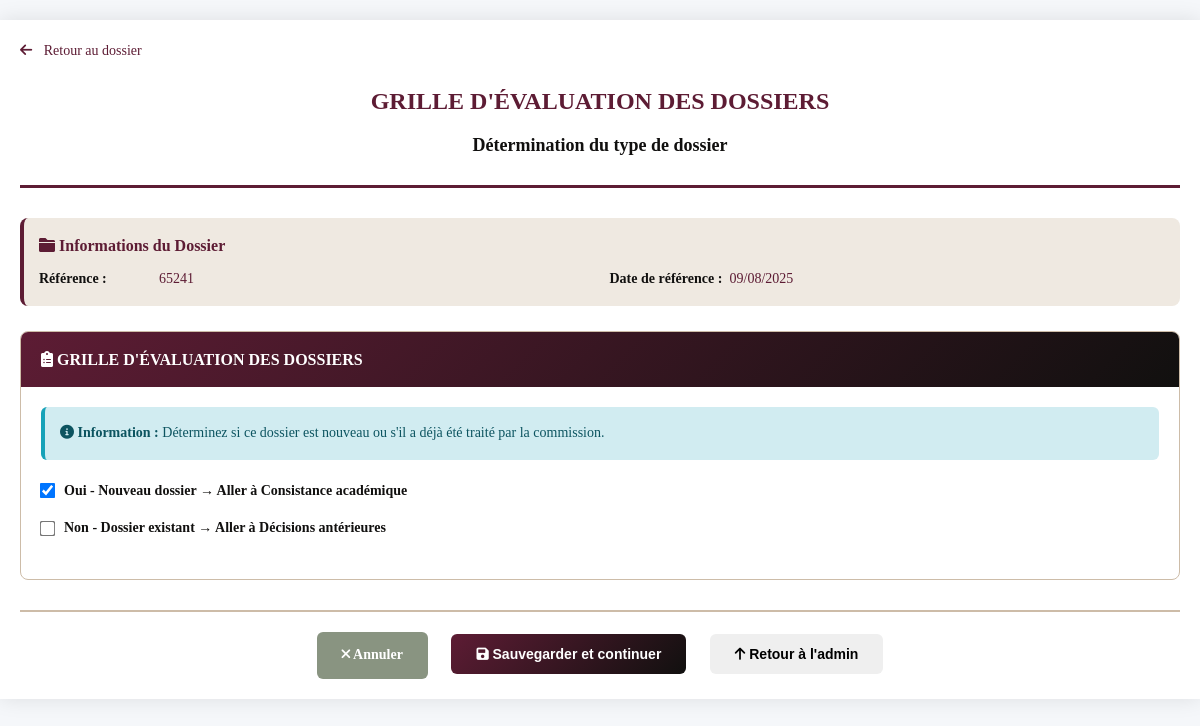
The page /dossiers/dossier/49/etat-dossier/ (signed in) on the database its author committed.
### dossiers/models.py (models this page shows, shortened)
class Dossier(models.Model):
    STATUT_CHOICES = [
        ('non_traite', 'Non traité'),
        ('en_cours', 'En cours'),
        ('traite', 'Traité'),
        ('archive', 'Archivé'),
    ]
    titre = models.CharField(max_length=255)
    description = models.TextField(blank=True)
    date_reception = models.DateField(auto_now_add=True)
    statut = models.CharField(max_length=20, choices=STATUT_CHOICES, default='non_traite')
    professeurs = models.ManyToManyField(settings.AUTH_USER_MODEL, related_name='dossiers_attribues', blank=True)

class EtatDossier(models.Model):
    candidat = models.OneToOneField(Candidat, on_delete=models.CASCADE, related_name='etat_dossier')
    est_nouveau_dossier = models.BooleanField(
        verbose_name="Nouveau dossier",
        help_text="Indique si c'est un nouveau dossier (Oui) ou un dossier déjà traité (Non)"
    )
    a_decision_anterieure = models.BooleanField(
        default=False,
        verbose_name="A une décision antérieure"
    )
    date_decision_anterieure = models.DateField(
        null=True,
        blank=True,
        verbose_name="Date de la décision antérieure"
    )
    decision_anterieure = models.TextField(
        blank=True,
        verbose_name="Détails de la décision antérieure"
    )
    pieces_demandees = models.TextField(
        blank=True,
        verbose_name="Pièces complémentaires demandées"
    )
    date_creation = models.DateTimeField(auto_now_add=True)
    date_modification = models.DateTimeField(auto_now=True)
    class Meta:
        verbose_name = "Grille d'évaluation des dossiers"
        verbose_name_plural = "Grilles d'évaluation des dossiers"

### dossiers/views.py (the view, shortened to what this page needs)
# urls.py: path('dossier/<int:dossier_id>/etat-dossier/', views.etat_dossier, name='etat_dossier'),
@login_required
def etat_dossier(request, dossier_id):
    if request.user.role != 'professeur':
        messages.error(request, "Seuls les professeurs peuvent gérer la grille d'évaluation des dossiers")
        return redirect('dossiers:dossier_detail', dossier_id=dossier_id)
    dossier = get_object_or_404(Dossier, id=dossier_id)
    try:
        candidat = Candidat.objects.get(dossier=dossier)
    except Candidat.DoesNotExist:
        candidat = Candidat.objects.create(
            dossier=dossier,
            nom=f"Candidat {dossier.titre}",
            date_arrivee=dossier.date_reception,
            pays_origine="Non spécifié"
        )
    etat, created = EtatDossier.objects.get_or_create(
        candidat=candidat,
        defaults={
            'est_nouveau_dossier': True,
            'a_decision_anterieure': False,
        }
    )
    context = {
        'dossier': dossier,
        'candidat': candidat,
        'etat': etat,
    }
    return render(request, 'dossiers/etat_dossier.html', context)

### templates/dossiers/etat_dossier.html (shortened to what this page needs)
<!DOCTYPE html>
<html lang="fr">
<head>
    <link href="https://cdnjs.cloudflare.com/ajax/libs/font-awesome/6.0.0/css/all.min.css" rel="stylesheet">
</head>
<body>
    <div class="container">
        <a href="{% url 'dossiers:dossier_detail' dossier.id %}" class="back-link">
            <i class="fas fa-arrow-left"></i> Retour au dossier
        </a>
        <div class="header">
            <h1>GRILLE D'ÉVALUATION DES DOSSIERS</h1>
            <h2>Détermination du type de dossier</h2>
        </div>
        <div class="candidate-info">
            <h3><i class="fas fa-folder"></i> Informations du Dossier</h3>
            <div class="info-grid">
                <div class="info-item">
                    <span class="info-label">Référence :</span>
                    <span class="info-value">{{ dossier.titre }}</span>
                </div>
                <div class="info-item">
                    <span class="info-label">Date de référence :</span>
                    <span class="info-value">{{ dossier.date_reception|date:"d/m/Y"|default:"Non spécifiée" }}</span>
                </div>
            </div>
        </div>
        <form method="post">
            <div class="etat-section">
                <div class="section-header">
                    <i class="fas fa-clipboard-list"></i> GRILLE D'ÉVALUATION DES DOSSIERS
                </div>
                <div class="section-content">
                    <div class="alert alert-info">
                        <i class="fas fa-info-circle"></i>
                        <strong>Information :</strong> Déterminez si ce dossier est nouveau ou s'il a déjà été traité par la commission.
                    </div>
                                         <div class="form-group">
                         <div class="checkbox-group">
                             <input type="checkbox" id="est_nouveau_dossier" name="est_nouveau_dossier"
                                    {% if etat.est_nouveau_dossier %}checked{% endif %}>
                             <label for="est_nouveau_dossier">
                                 <strong>Oui - Nouveau dossier</strong> → Aller à Consistance académique
                             </label>
                         </div>
                         <div class="checkbox-group">
                             <input type="checkbox" id="est_dossier_existant" name="est_dossier_existant"
                                    {% if not etat.est_nouveau_dossier %}checked{% endif %}>
                             <label for="est_dossier_existant">
                                 <strong>Non - Dossier existant</strong> → Aller à Décisions antérieures
                             </label>
                         </div>
                     </div>
                </div>
            </div>
            <div class="actions">
                <a href="{% url 'dossiers:dossier_detail' dossier.id %}" class="btn btn-secondary">
                    <i class="fas fa-times"></i> Annuler
                </a>
                <button type="submit" class="btn btn-primary">
                    <i class="fas fa-save"></i> Sauvegarder et continuer
                </button>
                {% if user.role == 'professeur' %}
                <button type="button" class="btn btn-outline-primary" onclick="retourAdmin()">
                    <i class="fas fa-arrow-up"></i> Retour à l'admin
                </button>
                {% endif %}
            </div>
        </form>
    </div>
</body>
</html>

### templates/dossiers/etat_dossier.html (style rules this page uses)
:root { --color-black: #11100F; --color-dark-maroon: #5D1C34; --color-muted-gold: #A67D44; --color-sage-green: #899481; --color-light-taupe: #CDBCA8; --color-off-white: #EFE9E1; }
* { margin: 0; padding: 0; box-sizing: border-box; }
body { font-family: 'Times New Roman', serif; background: #f5f7fa; color: #333; line-height: 1.6; font-size: 14px; }
.container { max-width: 1200px; margin: 20px auto; padding: 20px; background: white; box-shadow: 0 0 20px rgba(0,0,0,0.1); }
.header { text-align: center; border-bottom: 3px solid var(--color-dark-maroon); padding-bottom: 20px; margin-bottom: 30px; }
.header h1 { color: var(--color-dark-maroon); font-size: 24px; font-weight: bold; margin-bottom: 10px; }
.header h2 { color: var(--color-black); font-size: 18px; font-weight: bold; margin-bottom: 5px; }
.candidate-info { background: var(--color-off-white); padding: 15px; border-radius: 8px; margin-bottom: 25px; border-left: 4px solid var(--color-dark-maroon); }
.candidate-info h3 { color: var(--color-dark-maroon); font-size: 16px; margin-bottom: 10px; }
.info-grid { display: grid; grid-template-columns: 1fr 1fr; gap: 15px; }
.info-item { display: flex; align-items: center; }
.info-label { font-weight: bold; min-width: 120px; color: var(--color-black); }
.info-value { color: var(--color-dark-maroon); font-weight: 500; }
.etat-section { background: white; border: 1px solid var(--color-light-taupe); border-radius: 8px; overflow: hidden; margin-bottom: 30px; }
.section-header { background: linear-gradient(135deg, var(--color-dark-maroon) 0%, var(--color-black) 100%); color: white; padding: 15px 20px; font-size: 16px; font-weight: bold; }
.section-content { padding: 20px; }
.form-group { margin-bottom: 20px; }
.form-group label { display: block; color: var(--color-black); font-weight: bold; margin-bottom: 8px; font-size: 14px; }
.checkbox-group { display: flex; align-items: center; margin-bottom: 15px; }
.checkbox-group input[type="checkbox"] { margin-right: 10px; transform: scale(1.2); }
.checkbox-group label { margin-bottom: 0; cursor: pointer; }
.alert { padding: 15px; border-radius: 6px; margin-bottom: 20px; font-weight: 500; }
.alert-info { background: #d1ecf1; color: #0c5460; border-left: 4px solid #17a2b8; }
.actions { text-align: center; margin-top: 30px; padding-top: 20px; border-top: 2px solid var(--color-light-taupe); }
.btn { padding: 12px 25px; border: none; border-radius: 6px; font-size: 14px; font-weight: bold; cursor: pointer; text-decoration: none; display: inline-block; transition: all 0.3s ease; margin: 0 10px; }
.btn-primary { background: linear-gradient(135deg, var(--color-dark-maroon) 0%, var(--color-black) 100%); color: white; }
.btn-secondary { background: var(--color-sage-green); color: white; }
.back-link { display: inline-block; margin-bottom: 20px; color: var(--color-dark-maroon); text-decoration: none; font-weight: 500; transition: color 0.3s ease; }
.back-link i { margin-right: 8px; }

### rows shown on the page
Dossier: titre "65241", date_reception "09/08/2025"
EtatDossier: est_nouveau_dossier "☑"
